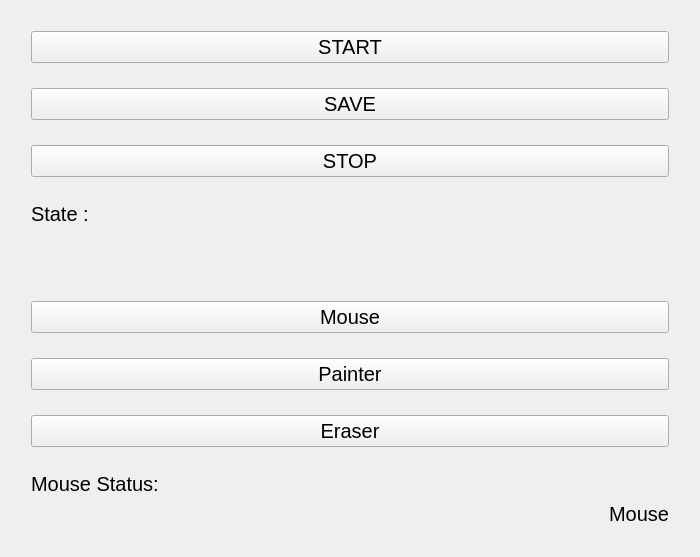
<?xml version="1.0" encoding="UTF-8"?>
<ui version="4.0">
 <class>MainWindow</class>
 <widget class="QMainWindow" name="MainWindow">
  <property name="geometry">
   <rect>
    <x>0</x>
    <y>0</y>
    <width>700</width>
    <height>550</height>
   </rect>
  </property>
  <property name="windowTitle">
   <string>MainWindow</string>
  </property>
  <widget class="QWidget" name="centralWidget">
   <layout class="QHBoxLayout" name="horizontalLayout">
    <item>
     <layout class="QVBoxLayout" name="verticalLayout_2">
      <property name="rightMargin">
       <number>0</number>
      </property>
      <item>
       <layout class="QVBoxLayout" name="verticalLayout_6">
        <property name="spacing">
         <number>25</number>
        </property>
        <property name="leftMargin">
         <number>20</number>
        </property>
        <property name="topMargin">
         <number>20</number>
        </property>
        <property name="rightMargin">
         <number>20</number>
        </property>
        <property name="bottomMargin">
         <number>20</number>
        </property>
        <item>
         <widget class="QPushButton" name="Start">
          <property name="enabled">
           <bool>true</bool>
          </property>
          <property name="sizePolicy">
           <sizepolicy hsizetype="Minimum" vsizetype="Preferred">
            <horstretch>0</horstretch>
            <verstretch>0</verstretch>
           </sizepolicy>
          </property>
          <property name="font">
           <font>
            <pointsize>15</pointsize>
           </font>
          </property>
          <property name="cursor">
           <cursorShape>PointingHandCursor</cursorShape>
          </property>
          <property name="text">
           <string>START</string>
          </property>
         </widget>
        </item>
        <item>
         <widget class="QPushButton" name="Save">
          <property name="enabled">
           <bool>true</bool>
          </property>
          <property name="sizePolicy">
           <sizepolicy hsizetype="Minimum" vsizetype="Preferred">
            <horstretch>0</horstretch>
            <verstretch>0</verstretch>
           </sizepolicy>
          </property>
          <property name="font">
           <font>
            <pointsize>15</pointsize>
           </font>
          </property>
          <property name="cursor">
           <cursorShape>PointingHandCursor</cursorShape>
          </property>
          <property name="text">
           <string>SAVE</string>
          </property>
         </widget>
        </item>
        <item>
         <widget class="QPushButton" name="Stop">
          <property name="enabled">
           <bool>true</bool>
          </property>
          <property name="sizePolicy">
           <sizepolicy hsizetype="Minimum" vsizetype="Preferred">
            <horstretch>0</horstretch>
            <verstretch>0</verstretch>
           </sizepolicy>
          </property>
          <property name="font">
           <font>
            <pointsize>15</pointsize>
           </font>
          </property>
          <property name="cursor">
           <cursorShape>PointingHandCursor</cursorShape>
          </property>
          <property name="text">
           <string>STOP</string>
          </property>
         </widget>
        </item>
        <item>
         <layout class="QVBoxLayout" name="verticalLayout_3">
          <item>
           <widget class="QLabel" name="label">
            <property name="sizePolicy">
             <sizepolicy hsizetype="Preferred" vsizetype="Preferred">
              <horstretch>1</horstretch>
              <verstretch>0</verstretch>
             </sizepolicy>
            </property>
            <property name="font">
             <font>
              <pointsize>15</pointsize>
             </font>
            </property>
            <property name="text">
             <string>State :</string>
            </property>
           </widget>
          </item>
          <item>
           <widget class="QLabel" name="starL">
            <property name="sizePolicy">
             <sizepolicy hsizetype="Preferred" vsizetype="Preferred">
              <horstretch>4</horstretch>
              <verstretch>0</verstretch>
             </sizepolicy>
            </property>
            <property name="font">
             <font>
              <pointsize>15</pointsize>
             </font>
            </property>
            <property name="text">
             <string/>
            </property>
           </widget>
          </item>
         </layout>
        </item>
       </layout>
      </item>
      <item>
       <layout class="QVBoxLayout" name="verticalLayout_5">
        <property name="spacing">
         <number>25</number>
        </property>
        <property name="leftMargin">
         <number>20</number>
        </property>
        <property name="topMargin">
         <number>20</number>
        </property>
        <property name="rightMargin">
         <number>20</number>
        </property>
        <property name="bottomMargin">
         <number>20</number>
        </property>
        <item>
         <widget class="QPushButton" name="MS_mouse">
          <property name="sizePolicy">
           <sizepolicy hsizetype="Minimum" vsizetype="Preferred">
            <horstretch>0</horstretch>
            <verstretch>1</verstretch>
           </sizepolicy>
          </property>
          <property name="font">
           <font>
            <pointsize>15</pointsize>
           </font>
          </property>
          <property name="cursor">
           <cursorShape>PointingHandCursor</cursorShape>
          </property>
          <property name="text">
           <string>Mouse</string>
          </property>
         </widget>
        </item>
        <item>
         <widget class="QPushButton" name="MS_painter">
          <property name="sizePolicy">
           <sizepolicy hsizetype="Minimum" vsizetype="Preferred">
            <horstretch>0</horstretch>
            <verstretch>1</verstretch>
           </sizepolicy>
          </property>
          <property name="font">
           <font>
            <pointsize>15</pointsize>
           </font>
          </property>
          <property name="cursor">
           <cursorShape>PointingHandCursor</cursorShape>
          </property>
          <property name="text">
           <string>Painter</string>
          </property>
         </widget>
        </item>
        <item>
         <widget class="QPushButton" name="MS_eraser">
          <property name="sizePolicy">
           <sizepolicy hsizetype="Minimum" vsizetype="Preferred">
            <horstretch>0</horstretch>
            <verstretch>2</verstretch>
           </sizepolicy>
          </property>
          <property name="font">
           <font>
            <pointsize>15</pointsize>
           </font>
          </property>
          <property name="cursor">
           <cursorShape>PointingHandCursor</cursorShape>
          </property>
          <property name="text">
           <string>Eraser</string>
          </property>
         </widget>
        </item>
        <item>
         <layout class="QVBoxLayout" name="verticalLayout">
          <item>
           <widget class="QLabel" name="MStatus_titl">
            <property name="font">
             <font>
              <pointsize>15</pointsize>
             </font>
            </property>
            <property name="text">
             <string>Mouse Status:</string>
            </property>
           </widget>
          </item>
          <item>
           <widget class="QLabel" name="MStatus">
            <property name="font">
             <font>
              <pointsize>15</pointsize>
             </font>
            </property>
            <property name="text">
             <string>Mouse</string>
            </property>
            <property name="alignment">
             <set>Qt::AlignRight|Qt::AlignTrailing|Qt::AlignVCenter</set>
            </property>
           </widget>
          </item>
         </layout>
        </item>
       </layout>
      </item>
     </layout>
    </item>
    <item>
     <layout class="QVBoxLayout" name="Canvas">
      <property name="sizeConstraint">
       <enum>QLayout::SetDefaultConstraint</enum>
      </property>
     </layout>
    </item>
   </layout>
  </widget>
 </widget>
 <layoutdefault spacing="6" margin="11"/>
 <resources/>
 <connections/>
</ui>
